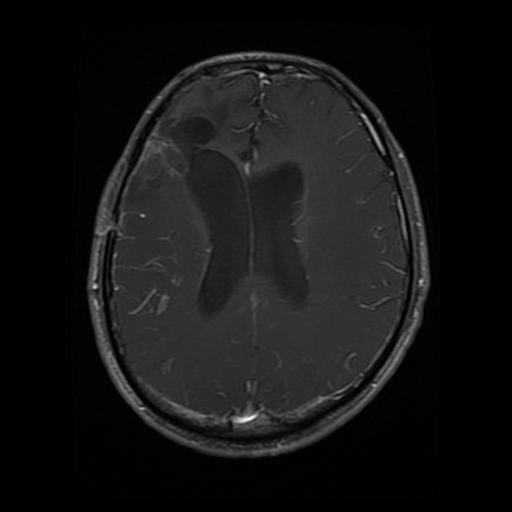
#> input picture dataset_borders/Training/glioma/Tr-gl_0522.jpg, 512 x 512 px, found by its file name; its folder holds only this picture in this run
$ jupyter execute --allow-errors CNN_tumores.ipynb   (shell and % lines are left out)
#> lines starting #> are read from the running program, lines starting #| are printed output that depends on the picture
#> further down, image is the input picture: shape (512, 512); min 0, max 255, mean 20.5
#> `image = cv2.resize(image, (image_size, image_size))`:
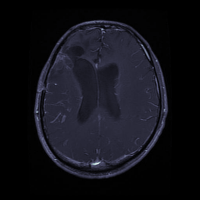
#> image: shape (200, 200, 3); mean B, G, R 24.3, 17.7, 17.7
[cell 1]
from keras.callbacks import EarlyStopping,ReduceLROnPlateau,ModelCheckpoint,TensorBoard,LambdaCallback
from keras.layers import Input,Dropout, Dense,GlobalAveragePooling2D
from keras.models import Sequential,Model
from keras.applications.resnet import ResNet50
from keras.preprocessing.image import ImageDataGenerator
from sklearn.model_selection import train_test_split
from sklearn.metrics import confusion_matrix,classification_report
from sklearn.utils import shuffle
import matplotlib.pyplot as plt
from tensorflow import keras
import tensorflow as tf
from tqdm import tqdm
import seaborn as sns
import numpy as np
import itertools
import datetime
import imutils
import cv2
import os
from PIL import Image
import io
from glob import glob

# No ejecutar
Seccion de conversion de imagen a bordes
---

[cell 2]
# [18 lines left out: function drawborders, not called in this run]

[cell 3]
Set = 'Training'
tumor = 'glioma'
name = 'gl'

files = glob(f'C:/Users/Potat/Desktop/WorkSpace/DataScience/dataset_borders/{Set}/{tumor}/*.jpg')
print(len(files))

#> (a cell that did not finish here is left out)

---

[cell 5]
labels = ['glioma', 'meningioma', 'notumor', 'pituitary']

x_train = [] # training images.
y_train  = [] # training labels.
x_test = [] # testing images.
y_test = [] # testing labels.

image_size = 200


#> (the rest of this cell did not finish here and is left out)

#> (a cell that did not finish here is left out)

[cell 7]
x_train, y_train = shuffle(x_train,y_train, random_state=42)
#> x_train = 1 item; y_train = [0]

#> (the rest of this cell did not finish here and is left out)
